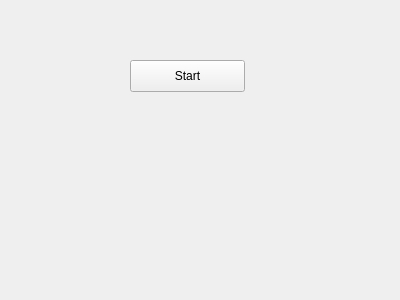
<?xml version="1.0" encoding="UTF-8"?>
<ui version="4.0">
 <class>Widget</class>
 <widget class="QWidget" name="Widget">
  <property name="geometry">
   <rect>
    <x>0</x>
    <y>0</y>
    <width>400</width>
    <height>300</height>
   </rect>
  </property>
  <property name="windowTitle">
   <string>Widget</string>
  </property>
  <widget class="QPushButton" name="pushButton">
   <property name="geometry">
    <rect>
     <x>130</x>
     <y>60</y>
     <width>115</width>
     <height>32</height>
    </rect>
   </property>
   <property name="text">
    <string>Start</string>
   </property>
  </widget>
 </widget>
 <layoutdefault spacing="6" margin="11"/>
 <resources/>
 <connections/>
</ui>
